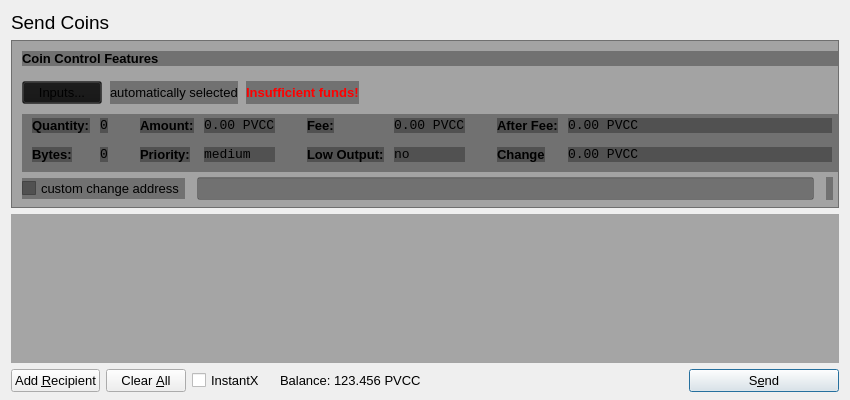
<?xml version="1.0" encoding="UTF-8"?>
<ui version="4.0">
 <class>SendCoinsDialog</class>
 <widget class="QDialog" name="SendCoinsDialog">
  <property name="geometry">
   <rect>
    <x>0</x>
    <y>0</y>
    <width>850</width>
    <height>400</height>
   </rect>
  </property>
  <property name="windowTitle">
   <string>Send Coins</string>
  </property>
  <property name="styleSheet">
   <string notr="true"/>
  </property>
  <layout class="QVBoxLayout" name="verticalLayout" stretch="0,0,1,0">
   <property name="bottomMargin">
    <number>8</number>
   </property>
   <item>
    <widget class="QLabel" name="label_2">
     <property name="font">
      <font>
       <pointsize>14</pointsize>
      </font>
     </property>
     <property name="text">
      <string>Send Coins</string>
     </property>
    </widget>
   </item>
   <item>
    <widget class="QFrame" name="frameCoinControl">
     <property name="sizePolicy">
      <sizepolicy hsizetype="Expanding" vsizetype="Expanding">
       <horstretch>0</horstretch>
       <verstretch>0</verstretch>
      </sizepolicy>
     </property>
     <property name="maximumSize">
      <size>
       <width>16777215</width>
       <height>16777215</height>
      </size>
     </property>
     <property name="styleSheet">
      <string notr="true">background: transparent;
background-color: rgb(20, 20, 20, 0.35);
</string>
     </property>
     <property name="frameShape">
      <enum>QFrame::StyledPanel</enum>
     </property>
     <property name="frameShadow">
      <enum>QFrame::Sunken</enum>
     </property>
     <layout class="QVBoxLayout" name="verticalLayoutCoinControl2">
      <property name="spacing">
       <number>6</number>
      </property>
      <property name="leftMargin">
       <number>0</number>
      </property>
      <property name="topMargin">
       <number>0</number>
      </property>
      <property name="rightMargin">
       <number>0</number>
      </property>
      <property name="bottomMargin">
       <number>6</number>
      </property>
      <item>
       <layout class="QVBoxLayout" name="verticalLayoutCoinControl" stretch="0,0,0,0,1">
        <property name="spacing">
         <number>0</number>
        </property>
        <property name="leftMargin">
         <number>10</number>
        </property>
        <property name="topMargin">
         <number>10</number>
        </property>
        <item>
         <layout class="QHBoxLayout" name="horizontalLayoutCoinControl1">
          <property name="bottomMargin">
           <number>15</number>
          </property>
          <item>
           <widget class="QLabel" name="labelCoinControlFeatures">
            <property name="sizePolicy">
             <sizepolicy hsizetype="Preferred" vsizetype="Maximum">
              <horstretch>0</horstretch>
              <verstretch>0</verstretch>
             </sizepolicy>
            </property>
            <property name="font">
             <font>
              <pointsize>10</pointsize>
              <weight>75</weight>
              <bold>true</bold>
             </font>
            </property>
            <property name="styleSheet">
             <string notr="true">font-weight:bold;</string>
            </property>
            <property name="text">
             <string>Coin Control Features</string>
            </property>
           </widget>
          </item>
         </layout>
        </item>
        <item>
         <layout class="QHBoxLayout" name="horizontalLayoutCoinControl2" stretch="0,0,0,0">
          <property name="spacing">
           <number>8</number>
          </property>
          <property name="bottomMargin">
           <number>10</number>
          </property>
          <item>
           <widget class="QPushButton" name="pushButtonCoinControl">
            <property name="font">
             <font>
              <pointsize>10</pointsize>
             </font>
            </property>
            <property name="styleSheet">
             <string notr="true"/>
            </property>
            <property name="text">
             <string>Inputs...</string>
            </property>
           </widget>
          </item>
          <item>
           <widget class="QLabel" name="labelCoinControlAutomaticallySelected">
            <property name="font">
             <font>
              <pointsize>10</pointsize>
             </font>
            </property>
            <property name="text">
             <string>automatically selected</string>
            </property>
            <property name="margin">
             <number>5</number>
            </property>
           </widget>
          </item>
          <item>
           <widget class="QLabel" name="labelCoinControlInsuffFunds">
            <property name="font">
             <font>
              <pointsize>10</pointsize>
              <weight>75</weight>
              <bold>true</bold>
             </font>
            </property>
            <property name="styleSheet">
             <string notr="true">color:red;font-weight:bold;</string>
            </property>
            <property name="text">
             <string>Insufficient funds!</string>
            </property>
            <property name="margin">
             <number>5</number>
            </property>
           </widget>
          </item>
          <item>
           <spacer name="horizontalSpacerCoinControl">
            <property name="orientation">
             <enum>Qt::Horizontal</enum>
            </property>
            <property name="sizeHint" stdset="0">
             <size>
              <width>40</width>
              <height>1</height>
             </size>
            </property>
           </spacer>
          </item>
         </layout>
        </item>
        <item>
         <widget class="QWidget" name="widgetCoinControl" native="true">
          <property name="sizePolicy">
           <sizepolicy hsizetype="Preferred" vsizetype="Preferred">
            <horstretch>0</horstretch>
            <verstretch>0</verstretch>
           </sizepolicy>
          </property>
          <property name="minimumSize">
           <size>
            <width>0</width>
            <height>0</height>
           </size>
          </property>
          <property name="styleSheet">
           <string notr="true"/>
          </property>
          <layout class="QHBoxLayout" name="horizontalLayoutCoinControl5">
           <property name="leftMargin">
            <number>0</number>
           </property>
           <property name="topMargin">
            <number>0</number>
           </property>
           <property name="rightMargin">
            <number>0</number>
           </property>
           <property name="bottomMargin">
            <number>0</number>
           </property>
           <item>
            <layout class="QHBoxLayout" name="horizontalLayoutCoinControl3" stretch="0,0,0,1">
             <property name="spacing">
              <number>20</number>
             </property>
             <property name="topMargin">
              <number>0</number>
             </property>
             <property name="bottomMargin">
              <number>10</number>
             </property>
             <item>
              <layout class="QFormLayout" name="formLayoutCoinControl1">
               <property name="horizontalSpacing">
                <number>10</number>
               </property>
               <property name="verticalSpacing">
                <number>14</number>
               </property>
               <property name="leftMargin">
                <number>10</number>
               </property>
               <property name="topMargin">
                <number>4</number>
               </property>
               <property name="rightMargin">
                <number>6</number>
               </property>
               <item row="0" column="0">
                <widget class="QLabel" name="labelCoinControlQuantityText">
                 <property name="font">
                  <font>
                   <pointsize>10</pointsize>
                   <weight>75</weight>
                   <bold>true</bold>
                  </font>
                 </property>
                 <property name="styleSheet">
                  <string notr="true">font-weight:bold;</string>
                 </property>
                 <property name="text">
                  <string>Quantity:</string>
                 </property>
                 <property name="margin">
                  <number>0</number>
                 </property>
                </widget>
               </item>
               <item row="0" column="1">
                <widget class="QLabel" name="labelCoinControlQuantity">
                 <property name="font">
                  <font>
                   <family>Monospace</family>
                   <pointsize>10</pointsize>
                  </font>
                 </property>
                 <property name="cursor">
                  <cursorShape>IBeamCursor</cursorShape>
                 </property>
                 <property name="contextMenuPolicy">
                  <enum>Qt::ActionsContextMenu</enum>
                 </property>
                 <property name="text">
                  <string>0</string>
                 </property>
                 <property name="margin">
                  <number>0</number>
                 </property>
                 <property name="textInteractionFlags">
                  <set>Qt::LinksAccessibleByMouse|Qt::TextSelectableByKeyboard|Qt::TextSelectableByMouse</set>
                 </property>
                </widget>
               </item>
               <item row="1" column="0">
                <widget class="QLabel" name="labelCoinControlBytesText">
                 <property name="font">
                  <font>
                   <pointsize>10</pointsize>
                   <weight>75</weight>
                   <bold>true</bold>
                  </font>
                 </property>
                 <property name="styleSheet">
                  <string notr="true">font-weight:bold;</string>
                 </property>
                 <property name="text">
                  <string>Bytes:</string>
                 </property>
                </widget>
               </item>
               <item row="1" column="1">
                <widget class="QLabel" name="labelCoinControlBytes">
                 <property name="font">
                  <font>
                   <family>Monospace</family>
                   <pointsize>10</pointsize>
                  </font>
                 </property>
                 <property name="cursor">
                  <cursorShape>IBeamCursor</cursorShape>
                 </property>
                 <property name="contextMenuPolicy">
                  <enum>Qt::ActionsContextMenu</enum>
                 </property>
                 <property name="text">
                  <string>0</string>
                 </property>
                 <property name="textInteractionFlags">
                  <set>Qt::LinksAccessibleByMouse|Qt::TextSelectableByKeyboard|Qt::TextSelectableByMouse</set>
                 </property>
                </widget>
               </item>
              </layout>
             </item>
             <item>
              <layout class="QFormLayout" name="formLayoutCoinControl2">
               <property name="horizontalSpacing">
                <number>10</number>
               </property>
               <property name="verticalSpacing">
                <number>14</number>
               </property>
               <property name="leftMargin">
                <number>6</number>
               </property>
               <property name="topMargin">
                <number>4</number>
               </property>
               <property name="rightMargin">
                <number>6</number>
               </property>
               <item row="0" column="0">
                <widget class="QLabel" name="labelCoinControlAmountText">
                 <property name="font">
                  <font>
                   <pointsize>10</pointsize>
                   <weight>75</weight>
                   <bold>true</bold>
                  </font>
                 </property>
                 <property name="styleSheet">
                  <string notr="true">font-weight:bold;</string>
                 </property>
                 <property name="text">
                  <string>Amount:</string>
                 </property>
                 <property name="margin">
                  <number>0</number>
                 </property>
                </widget>
               </item>
               <item row="0" column="1">
                <widget class="QLabel" name="labelCoinControlAmount">
                 <property name="font">
                  <font>
                   <family>Monospace</family>
                   <pointsize>10</pointsize>
                  </font>
                 </property>
                 <property name="cursor">
                  <cursorShape>IBeamCursor</cursorShape>
                 </property>
                 <property name="contextMenuPolicy">
                  <enum>Qt::ActionsContextMenu</enum>
                 </property>
                 <property name="text">
                  <string>0.00 PVCC</string>
                 </property>
                 <property name="textInteractionFlags">
                  <set>Qt::LinksAccessibleByMouse|Qt::TextSelectableByKeyboard|Qt::TextSelectableByMouse</set>
                 </property>
                </widget>
               </item>
               <item row="1" column="0">
                <widget class="QLabel" name="labelCoinControlPriorityText">
                 <property name="font">
                  <font>
                   <pointsize>10</pointsize>
                   <weight>75</weight>
                   <bold>true</bold>
                  </font>
                 </property>
                 <property name="styleSheet">
                  <string notr="true">font-weight:bold;</string>
                 </property>
                 <property name="text">
                  <string>Priority:</string>
                 </property>
                </widget>
               </item>
               <item row="1" column="1">
                <widget class="QLabel" name="labelCoinControlPriority">
                 <property name="font">
                  <font>
                   <family>Monospace</family>
                   <pointsize>10</pointsize>
                  </font>
                 </property>
                 <property name="cursor">
                  <cursorShape>IBeamCursor</cursorShape>
                 </property>
                 <property name="contextMenuPolicy">
                  <enum>Qt::ActionsContextMenu</enum>
                 </property>
                 <property name="text">
                  <string>medium</string>
                 </property>
                 <property name="textInteractionFlags">
                  <set>Qt::LinksAccessibleByMouse|Qt::TextSelectableByKeyboard|Qt::TextSelectableByMouse</set>
                 </property>
                </widget>
               </item>
              </layout>
             </item>
             <item>
              <layout class="QFormLayout" name="formLayoutCoinControl3">
               <property name="horizontalSpacing">
                <number>10</number>
               </property>
               <property name="verticalSpacing">
                <number>14</number>
               </property>
               <property name="leftMargin">
                <number>6</number>
               </property>
               <property name="topMargin">
                <number>4</number>
               </property>
               <property name="rightMargin">
                <number>6</number>
               </property>
               <item row="0" column="0">
                <widget class="QLabel" name="labelCoinControlFeeText">
                 <property name="font">
                  <font>
                   <pointsize>10</pointsize>
                   <weight>75</weight>
                   <bold>true</bold>
                  </font>
                 </property>
                 <property name="styleSheet">
                  <string notr="true">font-weight:bold;</string>
                 </property>
                 <property name="text">
                  <string>Fee:</string>
                 </property>
                 <property name="margin">
                  <number>0</number>
                 </property>
                </widget>
               </item>
               <item row="0" column="1">
                <widget class="QLabel" name="labelCoinControlFee">
                 <property name="font">
                  <font>
                   <family>Monospace</family>
                   <pointsize>10</pointsize>
                  </font>
                 </property>
                 <property name="cursor">
                  <cursorShape>IBeamCursor</cursorShape>
                 </property>
                 <property name="contextMenuPolicy">
                  <enum>Qt::ActionsContextMenu</enum>
                 </property>
                 <property name="text">
                  <string>0.00 PVCC</string>
                 </property>
                 <property name="textInteractionFlags">
                  <set>Qt::LinksAccessibleByMouse|Qt::TextSelectableByKeyboard|Qt::TextSelectableByMouse</set>
                 </property>
                </widget>
               </item>
               <item row="1" column="0">
                <widget class="QLabel" name="labelCoinControlLowOutputText">
                 <property name="font">
                  <font>
                   <pointsize>10</pointsize>
                   <weight>75</weight>
                   <bold>true</bold>
                  </font>
                 </property>
                 <property name="styleSheet">
                  <string notr="true">font-weight:bold;</string>
                 </property>
                 <property name="text">
                  <string>Low Output:</string>
                 </property>
                </widget>
               </item>
               <item row="1" column="1">
                <widget class="QLabel" name="labelCoinControlLowOutput">
                 <property name="font">
                  <font>
                   <family>Monospace</family>
                   <pointsize>10</pointsize>
                  </font>
                 </property>
                 <property name="cursor">
                  <cursorShape>IBeamCursor</cursorShape>
                 </property>
                 <property name="contextMenuPolicy">
                  <enum>Qt::ActionsContextMenu</enum>
                 </property>
                 <property name="text">
                  <string>no</string>
                 </property>
                 <property name="textInteractionFlags">
                  <set>Qt::LinksAccessibleByMouse|Qt::TextSelectableByKeyboard|Qt::TextSelectableByMouse</set>
                 </property>
                </widget>
               </item>
              </layout>
             </item>
             <item>
              <layout class="QFormLayout" name="formLayoutCoinControl4">
               <property name="horizontalSpacing">
                <number>10</number>
               </property>
               <property name="verticalSpacing">
                <number>14</number>
               </property>
               <property name="leftMargin">
                <number>6</number>
               </property>
               <property name="topMargin">
                <number>4</number>
               </property>
               <property name="rightMargin">
                <number>6</number>
               </property>
               <item row="0" column="0">
                <widget class="QLabel" name="labelCoinControlAfterFeeText">
                 <property name="font">
                  <font>
                   <pointsize>10</pointsize>
                   <weight>75</weight>
                   <bold>true</bold>
                  </font>
                 </property>
                 <property name="styleSheet">
                  <string notr="true">font-weight:bold;</string>
                 </property>
                 <property name="text">
                  <string>After Fee:</string>
                 </property>
                 <property name="margin">
                  <number>0</number>
                 </property>
                </widget>
               </item>
               <item row="0" column="1">
                <widget class="QLabel" name="labelCoinControlAfterFee">
                 <property name="font">
                  <font>
                   <family>Monospace</family>
                   <pointsize>10</pointsize>
                  </font>
                 </property>
                 <property name="cursor">
                  <cursorShape>IBeamCursor</cursorShape>
                 </property>
                 <property name="contextMenuPolicy">
                  <enum>Qt::ActionsContextMenu</enum>
                 </property>
                 <property name="text">
                  <string>0.00 PVCC</string>
                 </property>
                 <property name="textInteractionFlags">
                  <set>Qt::LinksAccessibleByMouse|Qt::TextSelectableByKeyboard|Qt::TextSelectableByMouse</set>
                 </property>
                </widget>
               </item>
               <item row="1" column="0">
                <widget class="QLabel" name="labelCoinControlChangeText">
                 <property name="font">
                  <font>
                   <pointsize>10</pointsize>
                   <weight>75</weight>
                   <bold>true</bold>
                  </font>
                 </property>
                 <property name="styleSheet">
                  <string notr="true">font-weight:bold;</string>
                 </property>
                 <property name="text">
                  <string>Change</string>
                 </property>
                </widget>
               </item>
               <item row="1" column="1">
                <widget class="QLabel" name="labelCoinControlChange">
                 <property name="font">
                  <font>
                   <family>Monospace</family>
                   <pointsize>10</pointsize>
                  </font>
                 </property>
                 <property name="cursor">
                  <cursorShape>IBeamCursor</cursorShape>
                 </property>
                 <property name="contextMenuPolicy">
                  <enum>Qt::ActionsContextMenu</enum>
                 </property>
                 <property name="text">
                  <string>0.00 PVCC</string>
                 </property>
                 <property name="textInteractionFlags">
                  <set>Qt::LinksAccessibleByMouse|Qt::TextSelectableByKeyboard|Qt::TextSelectableByMouse</set>
                 </property>
                </widget>
               </item>
              </layout>
             </item>
            </layout>
           </item>
          </layout>
         </widget>
        </item>
        <item>
         <layout class="QHBoxLayout" name="horizontalLayoutCoinControl4" stretch="0,0,0">
          <property name="spacing">
           <number>12</number>
          </property>
          <property name="sizeConstraint">
           <enum>QLayout::SetDefaultConstraint</enum>
          </property>
          <property name="topMargin">
           <number>5</number>
          </property>
          <property name="rightMargin">
           <number>5</number>
          </property>
          <item>
           <widget class="QCheckBox" name="checkBoxCoinControlChange">
            <property name="font">
             <font>
              <pointsize>10</pointsize>
             </font>
            </property>
            <property name="text">
             <string>custom change address</string>
            </property>
           </widget>
          </item>
          <item>
           <widget class="QLineEdit" name="lineEditCoinControlChange">
            <property name="enabled">
             <bool>false</bool>
            </property>
            <property name="sizePolicy">
             <sizepolicy hsizetype="Expanding" vsizetype="Fixed">
              <horstretch>0</horstretch>
              <verstretch>0</verstretch>
             </sizepolicy>
            </property>
            <property name="font">
             <font>
              <pointsize>10</pointsize>
             </font>
            </property>
           </widget>
          </item>
          <item>
           <widget class="QLabel" name="labelCoinControlChangeLabel">
            <property name="sizePolicy">
             <sizepolicy hsizetype="Preferred" vsizetype="Expanding">
              <horstretch>0</horstretch>
              <verstretch>0</verstretch>
             </sizepolicy>
            </property>
            <property name="minimumSize">
             <size>
              <width>0</width>
              <height>0</height>
             </size>
            </property>
            <property name="text">
             <string/>
            </property>
            <property name="margin">
             <number>3</number>
            </property>
           </widget>
          </item>
         </layout>
        </item>
        <item>
         <spacer name="verticalSpacerCoinControl">
          <property name="orientation">
           <enum>Qt::Vertical</enum>
          </property>
          <property name="sizeHint" stdset="0">
           <size>
            <width>800</width>
            <height>1</height>
           </size>
          </property>
         </spacer>
        </item>
       </layout>
      </item>
     </layout>
    </widget>
   </item>
   <item>
    <widget class="QScrollArea" name="scrollArea">
     <property name="styleSheet">
      <string notr="true">background: transparent;
background-color: rgb(20, 20, 20, 0.19);
</string>
     </property>
     <property name="widgetResizable">
      <bool>true</bool>
     </property>
     <widget class="QWidget" name="scrollAreaWidgetContents">
      <property name="geometry">
       <rect>
        <x>0</x>
        <y>0</y>
        <width>830</width>
        <height>133</height>
       </rect>
      </property>
      <layout class="QVBoxLayout" name="verticalLayout_2">
       <property name="leftMargin">
        <number>0</number>
       </property>
       <property name="topMargin">
        <number>0</number>
       </property>
       <property name="rightMargin">
        <number>0</number>
       </property>
       <property name="bottomMargin">
        <number>0</number>
       </property>
       <item>
        <layout class="QVBoxLayout" name="entries">
         <property name="spacing">
          <number>6</number>
         </property>
        </layout>
       </item>
       <item>
        <spacer name="verticalSpacer">
         <property name="orientation">
          <enum>Qt::Vertical</enum>
         </property>
         <property name="sizeHint" stdset="0">
          <size>
           <width>20</width>
           <height>40</height>
          </size>
         </property>
        </spacer>
       </item>
      </layout>
     </widget>
    </widget>
   </item>
   <item>
    <layout class="QHBoxLayout" name="horizontalLayout">
     <item>
      <widget class="QPushButton" name="addButton">
       <property name="font">
        <font>
         <pointsize>10</pointsize>
        </font>
       </property>
       <property name="toolTip">
        <string>Send to multiple recipients at once</string>
       </property>
       <property name="text">
        <string>Add &amp;Recipient</string>
       </property>
       <property name="autoDefault">
        <bool>false</bool>
       </property>
      </widget>
     </item>
     <item>
      <widget class="QPushButton" name="clearButton">
       <property name="sizePolicy">
        <sizepolicy hsizetype="Minimum" vsizetype="Fixed">
         <horstretch>0</horstretch>
         <verstretch>0</verstretch>
        </sizepolicy>
       </property>
       <property name="font">
        <font>
         <pointsize>10</pointsize>
        </font>
       </property>
       <property name="toolTip">
        <string>Remove all transaction fields</string>
       </property>
       <property name="text">
        <string>Clear &amp;All</string>
       </property>
       <property name="autoRepeatDelay">
        <number>300</number>
       </property>
       <property name="autoDefault">
        <bool>false</bool>
       </property>
      </widget>
     </item>
     <item>
      <layout class="QHBoxLayout" name="horizontalLayout_2">
       <property name="spacing">
        <number>3</number>
       </property>
       <item>
        <widget class="QCheckBox" name="checkInstantX">
         <property name="enabled">
          <bool>true</bool>
         </property>
         <property name="minimumSize">
          <size>
           <width>85</width>
           <height>0</height>
          </size>
         </property>
         <property name="font">
          <font>
           <pointsize>10</pointsize>
          </font>
         </property>
         <property name="styleSheet">
          <string notr="true"/>
         </property>
         <property name="text">
          <string>InstantX</string>
         </property>
        </widget>
       </item>
       <item>
        <widget class="QLabel" name="label">
         <property name="sizePolicy">
          <sizepolicy hsizetype="Preferred" vsizetype="Fixed">
           <horstretch>0</horstretch>
           <verstretch>0</verstretch>
          </sizepolicy>
         </property>
         <property name="font">
          <font>
           <pointsize>10</pointsize>
          </font>
         </property>
         <property name="styleSheet">
          <string notr="true"/>
         </property>
         <property name="text">
          <string>Balance:</string>
         </property>
        </widget>
       </item>
       <item>
        <widget class="QLabel" name="labelBalance">
         <property name="sizePolicy">
          <sizepolicy hsizetype="Preferred" vsizetype="Fixed">
           <horstretch>0</horstretch>
           <verstretch>0</verstretch>
          </sizepolicy>
         </property>
         <property name="font">
          <font>
           <pointsize>10</pointsize>
          </font>
         </property>
         <property name="cursor">
          <cursorShape>IBeamCursor</cursorShape>
         </property>
         <property name="styleSheet">
          <string notr="true"/>
         </property>
         <property name="text">
          <string>123.456 PVCC</string>
         </property>
         <property name="textInteractionFlags">
          <set>Qt::LinksAccessibleByMouse|Qt::TextSelectableByKeyboard|Qt::TextSelectableByMouse</set>
         </property>
        </widget>
       </item>
      </layout>
     </item>
     <item>
      <spacer name="horizontalSpacer">
       <property name="orientation">
        <enum>Qt::Horizontal</enum>
       </property>
       <property name="sizeHint" stdset="0">
        <size>
         <width>40</width>
         <height>20</height>
        </size>
       </property>
      </spacer>
     </item>
     <item>
      <widget class="QPushButton" name="sendButton">
       <property name="minimumSize">
        <size>
         <width>150</width>
         <height>0</height>
        </size>
       </property>
       <property name="font">
        <font>
         <pointsize>10</pointsize>
        </font>
       </property>
       <property name="toolTip">
        <string>Confirm the send action</string>
       </property>
       <property name="text">
        <string>S&amp;end</string>
       </property>
       <property name="icon">
        <iconset resource="../bitcoin.qrc">
         <normaloff>:/icons/send</normaloff>:/icons/send</iconset>
       </property>
       <property name="default">
        <bool>true</bool>
       </property>
      </widget>
     </item>
    </layout>
   </item>
  </layout>
 </widget>
 <resources>
  <include location="../bitcoin.qrc"/>
 </resources>
 <connections/>
</ui>
